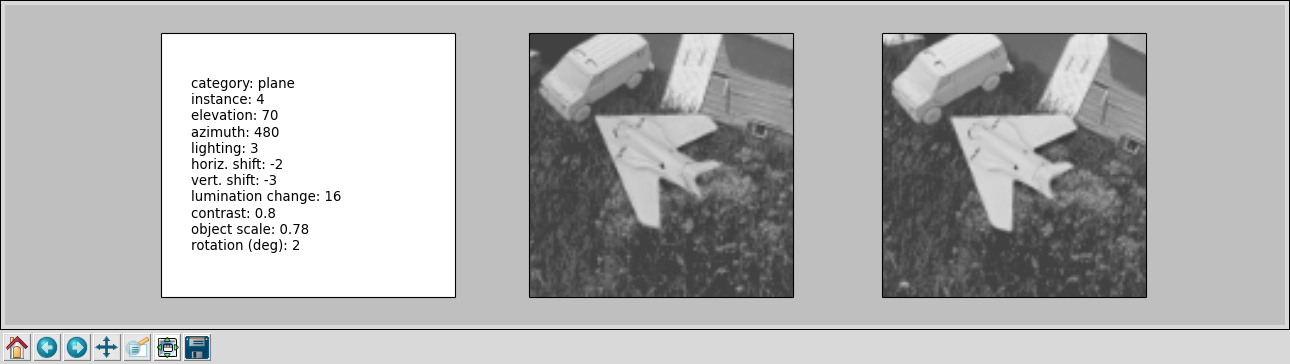

Python code for this plot:
#! /usr/bin/env python

'''
Steps through the images of NORB or Small NORB.

This is intended as a minimal example of using the NORB dataset.
For an actually useful browser, use simplelearn/scripts/browse_norb.py.
'''

import sys
import argparse
import matplotlib
from matplotlib import pyplot
from nose.tools import assert_in
from simplelearn.utils import safe_izip
from simplelearn.data.norb import load_norb

import pdb

def main():
    '''
    Entry point of script.
    '''

    def parse_args():
        '''
        Parses command-line args.
        '''

        parser = argparse.ArgumentParser(
            description="Viewer for MNIST's images and labels.")

        parser.add_argument('--which-norb',
                            required=True,
                            choices=['big', 'small'],
                            help="Which NORB dataset (big or small)")

        parser.add_argument('--which-set',
                            required=True,
                            choices=['test', 'train'],
                            help="Which set to view (test or train)")

        return parser.parse_args()

    args = parse_args()

    figure, all_axes = pyplot.subplots(1, 3, squeeze=True, figsize=(16, 4))

    # Hides x and y tick marks from all axes
    for axes in all_axes:
        axes.get_xaxis().set_visible(False)
        axes.get_yaxis().set_visible(False)

    window_title = ("{} NORB, {}ing set".format(args.which_norb,
                                                args.which_set))

    figure.canvas.set_window_title(window_title)

    dataset = load_norb(args.which_norb)[0 if args.which_set == 'train' else 1]
    iterator = dataset.iterator(batch_size=1, iterator_type='sequential')

    index = [0]

    label_axes, left_image_axes, right_image_axes = all_axes

    def draw_image(image, axes):
        axes.imshow(image, cmap='gray', norm=matplotlib.colors.NoNorm())

    def draw_label(labels, axes):
        assert_in(len(labels), (5, 11))
        axes.clear()

        label_names = ['category',
                       'instance',
                       'elevation',
                       'azimuth',
                       'lighting']

        categories = ['animal', 'human', 'plane', 'truck', 'car']

        converters = [lambda x: categories[x],
                      lambda x: x,
                      lambda x: 30 + x * 5,
                      lambda x: x * 20,
                      lambda x: x]

        if len(labels) == 11:
            label_names.extend(['horiz. shift',
                                'vert. shift',
                                'lumination change',
                                'contrast',
                                'object scale',
                                'rotation (deg)'])
            categories.append('blank')
            contrasts = (0.8, 1.3)
            scales = (0.78, 1.0)

            converters.extend([lambda x: x,
                               lambda x: x,
                               lambda x: x,
                               lambda x: contrasts[x],
                               lambda x: scales[x],
                               lambda x: x])

        lines = ['{}: {}'.format(name, converter(label))
                 for name, converter, label
                 in safe_izip(label_names, converters, labels)]

        # "transAxes": 0, 0 = bottom-left, 1, 1 at upper-right.
        axes.text(0.1,  # x
                  0.5,  # y
                  '\n'.join(lines),
                  verticalalignment='center',
                  transform=axes.transAxes)

    index = [0]

    def show_next():
        '''
        Shows the next image and label.
        '''

        stereo_images, labels = iterator.next()
        stereo_image = stereo_images[0]
        label = labels[0]

        draw_label(label, label_axes)
        draw_image(stereo_image[0], left_image_axes)
        draw_image(stereo_image[1], right_image_axes)

        # image_num = index[0] % dataset.size

        figure.canvas.draw()
        index[0] += 1

    show_next()

    def on_key_press(event):
        if event.key == 'q':
            sys.exit(0)
        elif event.key == ' ':
            show_next()

    figure.canvas.mpl_connect('key_press_event', on_key_press)
    pyplot.show()

if __name__ == '__main__':
    main()
